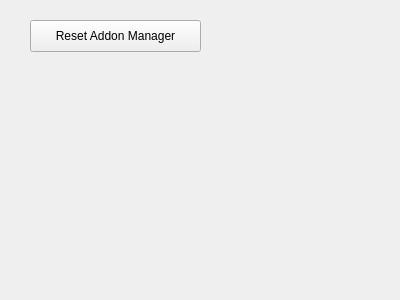
<?xml version="1.0" encoding="UTF-8"?>
<ui version="4.0">
 <class>Form</class>
 <widget class="QWidget" name="Form">
  <property name="geometry">
   <rect>
    <x>0</x>
    <y>0</y>
    <width>400</width>
    <height>300</height>
   </rect>
  </property>
  <property name="windowTitle">
   <string>Form</string>
  </property>
  <widget class="QPushButton" name="pushButton">
   <property name="geometry">
    <rect>
     <x>30</x>
     <y>20</y>
     <width>171</width>
     <height>32</height>
    </rect>
   </property>
   <property name="text">
    <string>Reset Addon Manager</string>
   </property>
  </widget>
 </widget>
 <resources/>
 <connections/>
</ui>
